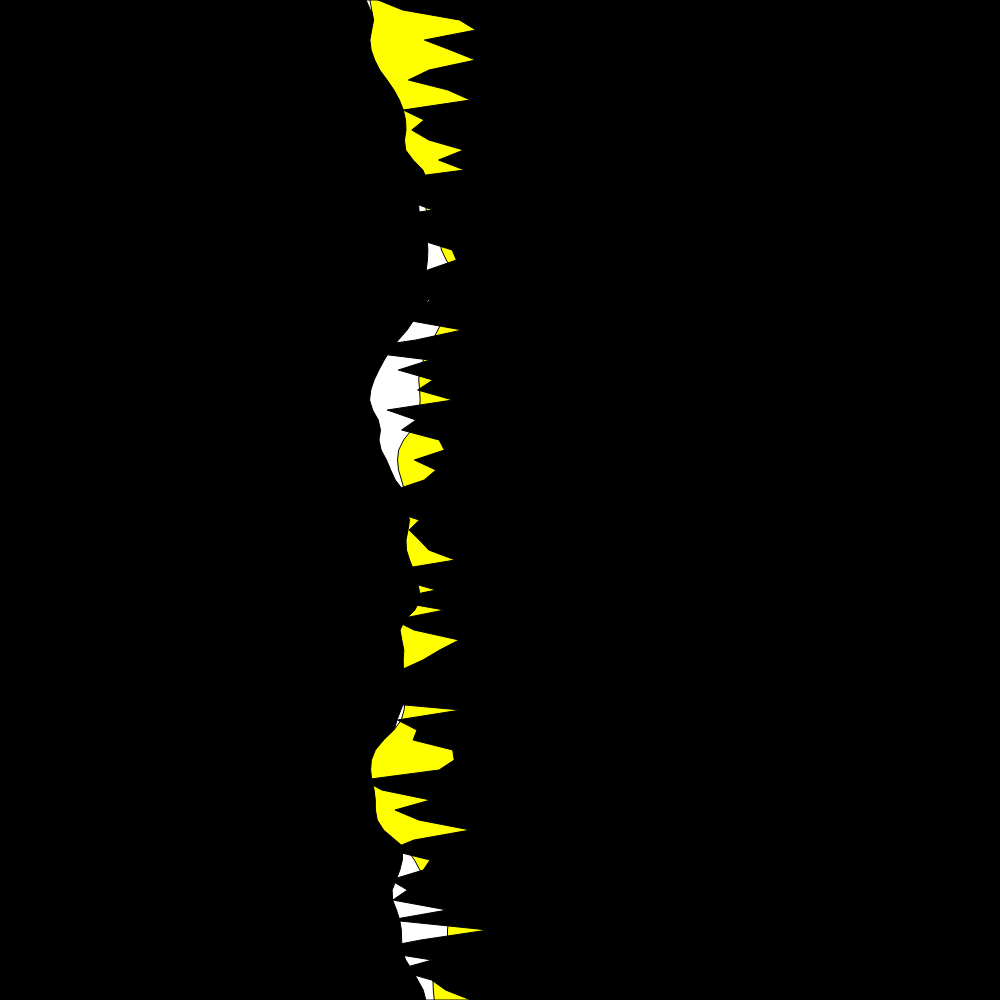
Frame 1 (no input)
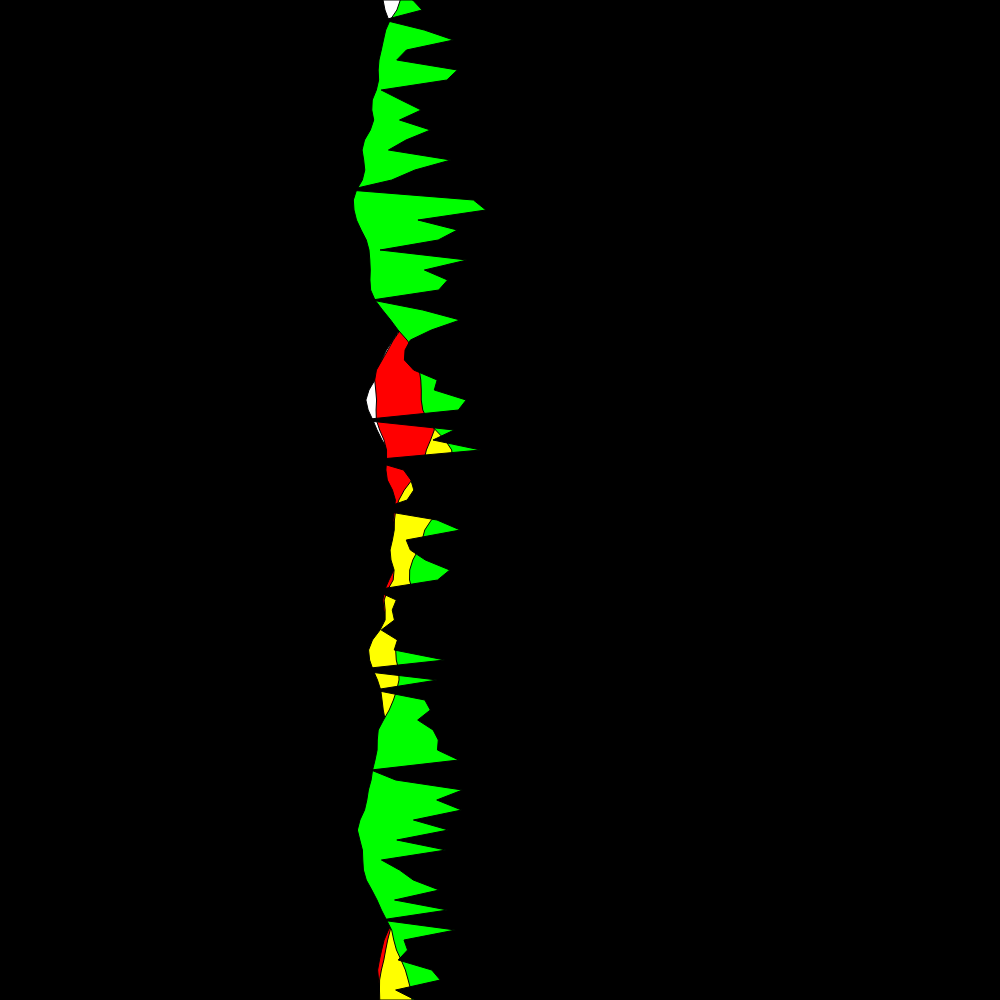
Frame 60 (no input)
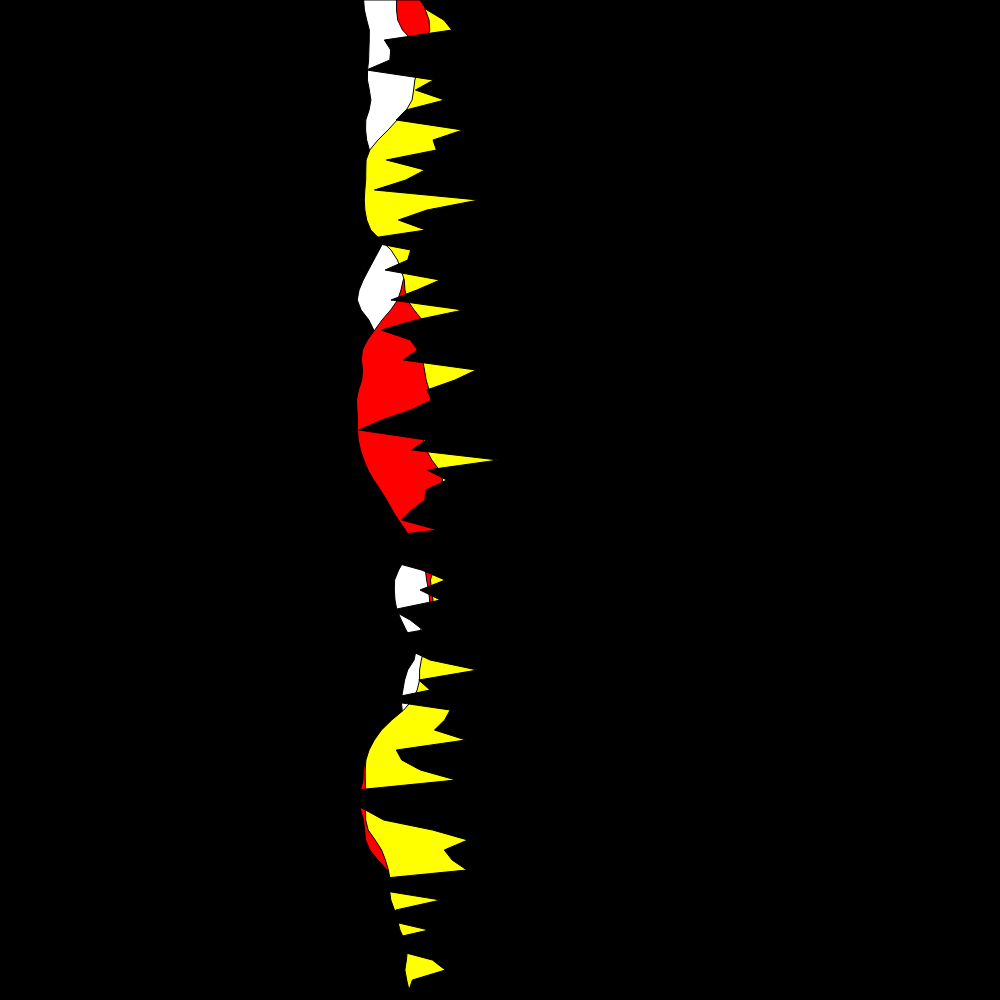
Frame 120 (the mouse pressed at the canvas centre since frame 60)

The p5.js sketch that drew these frames (run headless with seeded random() and noise() and a simulated clock; from frame 60 on, the mouse is pressed at the canvas centre):

// p5.js sketch
// ── sketch.js
const height = 1000;
const width = 1000;

let yoff = 0.0; // 2nd dimension of perlin noise
let yoff2 = 10.0; // 2nd dimension of perlin noise
let yoff3 = 121210.0; // 2nd dimension of perlin noise
let yoff4 = 111220.0; // 2nd dimension of perlin noise
let yoff5 = 0.0; // 2nd dimension of perlin noise

function setup() {
    createCanvas(width, height);
    background(0);
    // noLoop();
}

function draw() {
    background(0);

    fill(255);
    // We are going to draw a polygon out of the wave points
    beginShape();

    let xoff = 0; // Option #1: 2D Noise
    // let xoff = yoff; // Option #2: 1D Noise

    // Iterate over vertical pixels
    for (let y = 0; y <= height; y += 10) {
        // Calculate a y value according to noise, map to

        // Option #1: 2D Noise
        let x = map(noise(xoff, yoff), 0, 1, width / 2, 300);

        // Option #2: 1D Noise
        // let y = map(noise(xoff), 0, 1, 200, 300);

        // Set the vertex
        vertex(x, y);
        // Increment x dimension for noise
        xoff += 0.05;
    }
    // increment y dimension for noise
    yoff += 0.1;
    vertex(width, height);
    vertex(width, 0);
    endShape(CLOSE);

    let randomRed = random(1);
    if (randomRed < 0.5) {
        fill("#ff0000");
        beginShape();
        let xoff2 = 0; // Option #1: 2D Noise
        // let xoff = yoff; // Option #2: 1D Noise

        // Iterate over vertical pixels
        for (let y = 0; y <= height; y += 10) {
            // Calculate a y value according to noise, map to

            // Option #1: 2D Noise
            let x = map(noise(xoff2, yoff2), 0, 1, (width / 2), 300);

            // Option #2: 1D Noise
            // let y = map(noise(xoff), 0, 1, 200, 300);

            // Set the vertex
            vertex(x, y);
            // Increment x dimension for noise
            xoff2 += 0.05;
        }
        // increment y dimension for noise
        yoff2 += 0.1;
        vertex(width, height);
        vertex(width, 0);
        endShape(CLOSE);
    }

    let randomYellow = random(1);
    if (randomYellow < 0.9) {
        fill("#ffff00");
        beginShape();
        let xoff3 = 0; // Option #1: 2D Noise
        // let xoff = yoff; // Option #2: 1D Noise

        // Iterate over vertical pixels
        for (let y = 0; y <= height; y += 10) {
            // Calculate a y value according to noise, map to

            // Option #1: 2D Noise
            let x = map(noise(xoff3, yoff3), 0, 1, (width / 2), 300);

            // Option #2: 1D Noise
            // let y = map(noise(xoff), 0, 1, 200, 300);

            // Set the vertex
            vertex(x, y);
            // Increment x dimension for noise
            xoff3 += 0.05;
        }
        // increment y dimension for noise
        yoff3 += 0.1;
        vertex(width, height);
        vertex(width, 0);
        endShape(CLOSE);
    }

    let randomGreen = random(1);
    if (randomGreen < 0.3) {
        fill("#00ff00");
        beginShape();

        let xoff4 = 0; // Option #1: 2D Noise
        // let xoff = yoff; // Option #2: 1D Noise

        // Iterate over vertical pixels
        for (let y = 0; y <= height; y += 10) {
            // Calculate a y value according to noise, map to

            // Option #1: 2D Noise
            let x = map(noise(xoff4, yoff4), 0, 1, (width / 2), 300);

            // Option #2: 1D Noise
            // let y = map(noise(xoff), 0, 1, 200, 300);

            // Set the vertex
            vertex(x, y);
            // Increment x dimension for noise
            xoff4 += 0.05;
        }
        // increment y dimension for noise
        yoff4 += 0.1;
        vertex(width, height);
        vertex(width, 0);
        endShape(CLOSE);
    }
    fill(0);
    beginShape();
    // fill(0);

    let xoff5 = 1110; // Option #1: 2D Noise
    // let xoff = yoff; // Option #2: 1D Noise

    // Iterate over vertical pixels
    for (let y = 0; y <= height; y += 10) {
        // Calculate a y value according to noise, map to

        // Option #1: 2D Noise
        let x = map(noise(xoff5, yoff5), 0, 1, (width / 2) + 20, 300);

        // Option #2: 1D Noise
        // let y = map(noise(xoff), 0, 1, 200, 300);

        // Set the vertex
        vertex(x, y);
        // Increment x dimension for noise
        xoff5 += 10.05;
    }
    // increment y dimension for noise
    yoff5 += 10.1;
    vertex(width, height);
    vertex(width, 0);
    endShape(CLOSE);



}
